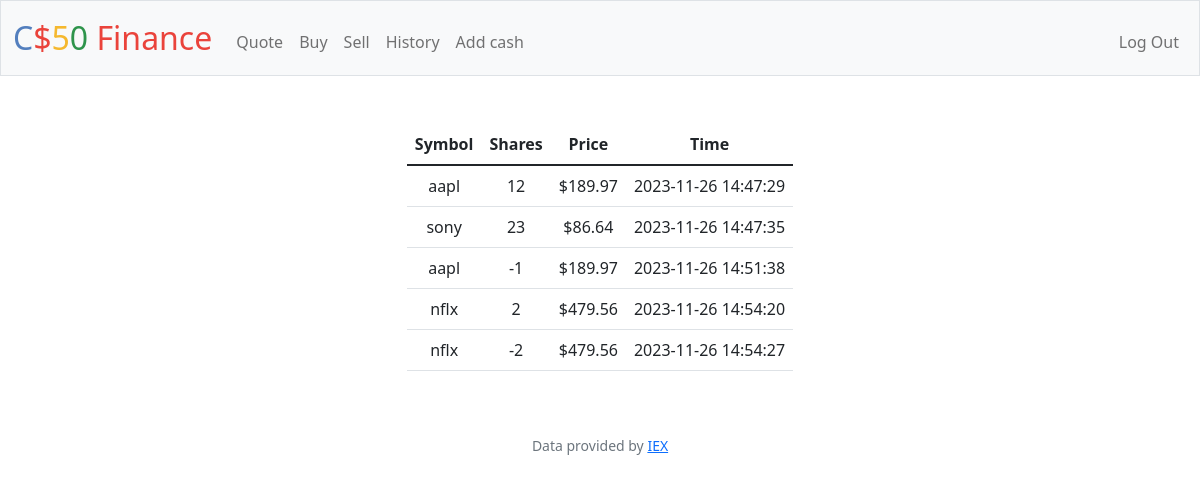
Page /history (signed in) on the committed database.
### tables this page shows
CREATE TABLE transactions (
id INT PRIMARY KEY,
user_id INT,
symbol TEXT,
shares INT,
price REAL,
total_price REAL,
time DATETIME);

### app.py (the view)
@app.route("/history")
@login_required
def history():
    user_id = session["user_id"]
    history = db.execute(
        "SELECT symbol, shares, price, time FROM transactions WHERE user_id =?", user_id
    )
    return render_template("history.html", history=history)

### app.py (called while the page is built)
@app.after_request
def after_request(response):
    response.headers["Cache-Control"] = "no-cache, no-store, must-revalidate"
    response.headers["Expires"] = 0
    response.headers["Pragma"] = "no-cache"
    return response

### helpers.py (called while the page is built)
def login_required(f):
    @wraps(f)
    def decorated_function(*args, **kwargs):
        if session.get("user_id") is None:
            return redirect("/login")
        return f(*args, **kwargs)
    return decorated_function

def usd(value):
    return f"${value:,.2f}"

### templates/history.html (shortened to what this page needs)
{% extends "layout.html" %}
{% block main %}
    <div>
        <table class="table mx-auto w-auto">
            <thead>
                <tr>
                    <th>Symbol</th>
                    <th>Shares</th>
                    <th>Price</th>
                    <th>Time</th>
                </tr>
            </thead>
            <tbody>
                {% for stock in history %}
                <tr>
                    <td>{{ stock.symbol }}</td>
                    <td>{{ stock.shares }}</td>
                    <td>{{ stock.price | usd }}</td>
                    <td>{{ stock.time }}</td>
                </tr>
                {% endfor %}
            </tbody>
        </table>
    </div>
{% endblock %}

### templates/layout.html (shortened to what this page needs)
<!DOCTYPE html>
<html lang="en">
    <head>
        <link href="https://cdn.jsdelivr.net/npm/bootstrap@5.1.3/dist/css/bootstrap.min.css" rel="stylesheet">
        <link href="/static/styles.css" rel="stylesheet">
    </head>
    <body>
        <nav class="bg-light border navbar navbar-expand-md navbar-light">
            <div class="container-fluid">
                <a class="navbar-brand" href="/"><span class="blue">C</span><span class="red">$</span><span class="yellow">5</span><span class="green">0</span> <span class="red">Finance</span></a>
                <div class="collapse navbar-collapse" id="navbar">
                    {% if session["user_id"] %}
                        <ul class="navbar-nav me-auto mt-2">
                            <li class="nav-item"><a class="nav-link" href="/quote">Quote</a></li>
                            <li class="nav-item"><a class="nav-link" href="/buy">Buy</a></li>
                            <li class="nav-item"><a class="nav-link" href="/sell">Sell</a></li>
                            <li class="nav-item"><a class="nav-link" href="/history">History</a></li>
                            <li class="nav-item"><a class="nav-link" href="/addcash">Add cash</a></li>
                        </ul>
                        <ul class="navbar-nav ms-auto mt-2">
                            <li class="nav-item"><a class="nav-link" href="/logout">Log Out</a></li>
                        </ul>
                    {% else %}
                        <ul class="navbar-nav ms-auto mt-2">
                            <li class="nav-item"><a class="nav-link" href="/register">Register</a></li>
                            <li class="nav-item"><a class="nav-link" href="/login">Log In</a></li>
                        </ul>
                    {% endif %}
                </div>
            </div>
        </nav>
        <main class="container-fluid py-5 text-center">
            {% block main %}{% endblock %}
        </main>
        <footer class="mb-5 small text-center text-muted">
            Data provided by <a href="https://iexcloud.io/">IEX</a>
        </footer>
    </body>
</html>

### static/styles.css (style rules this page uses)
nav .navbar-brand { font-size: xx-large; }
nav .navbar-brand .blue { color: #537fbe; }
nav .navbar-brand .red { color: #ea433b; }
nav .navbar-brand .yellow { color: #f5b82e; }
nav .navbar-brand .green { color: #2e944b; }

### rows in the picture
transactions: symbol "aapl", shares "12", price "$189.97", time "2023-11-26 14:47:29", symbol "sony", shares "23", price "$86.64", time "2023-11-26 14:47:35", shares "-1", time "2023-11-26 14:51:38", symbol "nflx", shares "2", price "$479.56", time "2023-11-26 14:54:20", shares "-2", time "2023-11-26 14:54:27"
